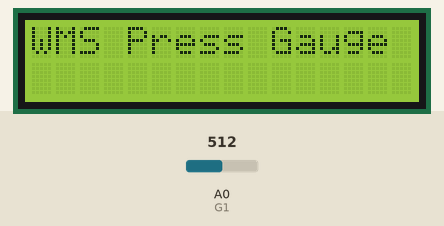
This sketch was run on a simulated Arduino Uno, built with avr-gcc and run on an emulated ATmega328P. Parts: 16×2 character LCD. The test bench sets the inputs (shaded band); at power-on: A0 (G1) = 512.

Above: at 0.1 s.
At 10.8 s:
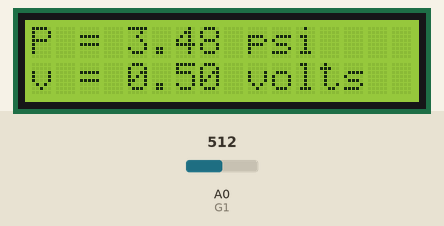

The sketch:

pressuregauge.ino
```cpp
#include <Wire.h>
#include <LiquidCrystal_I2C.h>
#include <SoftwareSerial.h>
#define GPIO_ADDR     0x27
LiquidCrystal_I2C lcd(GPIO_ADDR, 16, 2); // set address & 16 chars / 2 lines

//define analog pin
int G1 = A0;

//define softserial
const int Rx=3;
const int Tx=2;
SoftwareSerial mySerial(Rx,Tx);

//define A/D values
float maxValue = 1023.0;
float volts;
float pressure;
float pValue = 0.0;
float avgpValue;
int n=1000; //value to average number by

//static char spressure[4];
//static char svolts[5];

void setup() {
  //setup serial
  pinMode(Rx, INPUT);
  pinMode(Tx, OUTPUT);
  mySerial.begin(9600);


  //setup lcd
  lcd.init();                           // initialize the lcd
  lcd.backlight();                      // Print a message to the LCD.
  lcd.clear();
  lcd.home();
  lcd.print("WMS Press Gauge");
  delay(500);

}
void loop() {

  //average the data
  for (int i=0;i<n;i++){
    pValue += analogRead(G1);
    delay(10);
  }
  avgpValue=pValue/n;

  //convert to volts
  volts = avgpValue/maxValue;

  //convert to pressure
  pressure = GetPressure(volts);

   //display on lcd
  lcd.clear();
  lcd.home();
  lcd.print("P = ");
  lcd.print(pressure);
  lcd.print(" psi");
  lcd.setCursor(0,1);
  lcd.print("v = ");
  lcd.print(volts);
  lcd.print(" volts");

  //output to serial
  mySerial.print("Pressure = ");
  mySerial.print(pressure);
  mySerial.print(" volts = ");
  mySerial.println(volts,3);

  //reset read value
  pValue=0;
}

float GetPressure(float v){
  float p = 101.5*pow(v,2)-62.59*v + 9.377;
  if (p < 0.0){
    p=0;
  }
  return p;
}
```
